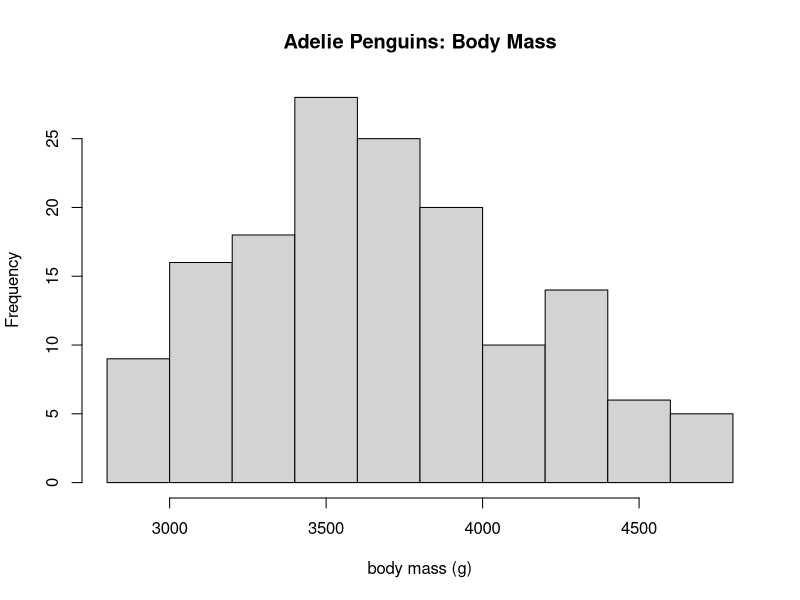
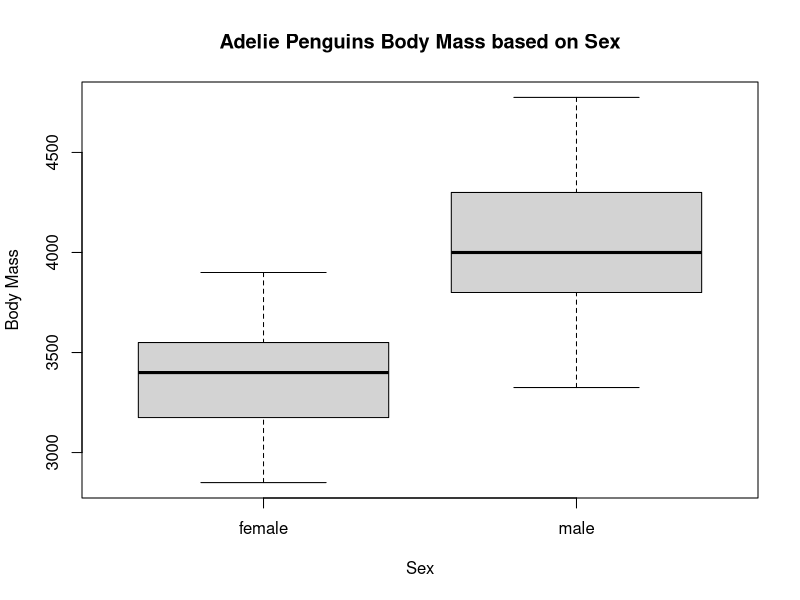

R code for these plots, in order:
#Bonnie Turek
#11/2/21
#ECo 602 - Models 1: T-test

require(palmerpenguins)
dat_ade = droplevels(subset(penguins, species == "Adelie"))
hist(dat_ade$body_mass_g, main = "Adelie Penguins: Body Mass", xlab = "body mass (g)")

#create Q1 boxplot
image_file = "inclass_pen_boxplot.png"
png(here("images", image_file), width = 1800, height = 1500, res = 180)
boxplot(dat_ade$body_mass_g ~ dat_ade$sex, 
        main = "Adelie Penguins Body Mass based on Sex", 
        xlab = "Sex", ylab = "Body Mass")
dev.off()

#Q2 t-test
dat_ade_female = droplevels(subset(dat_ade, sex == "female"))
dat_ade_male = droplevels(subset(dat_ade, sex == "male"))
t.test(dat_ade_female$body_mass_g, mu = 0)

#Q4 - one tail test on male body mass 
t.test(dat_ade_male$body_mass_g, alternative = c("greater"), mu = 4000)

#Q6 - two tail test
t.test(dat_ade_female$body_mass_g, dat_ade_male$body_mass_g)
t.test(dat_ade$body_mass_g ~ dat_ade$sex)
#either of those work

